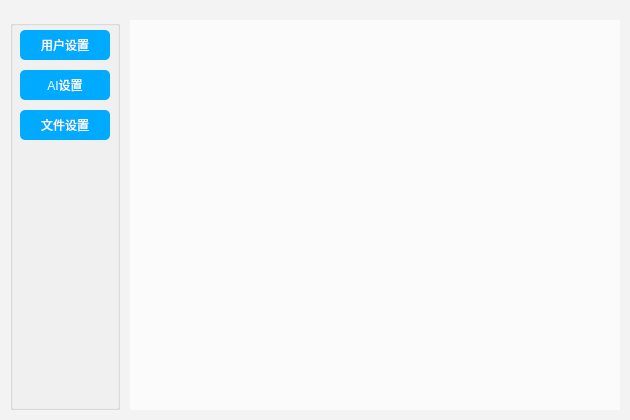
<?xml version="1.0" encoding="UTF-8"?>
<ui version="4.0">
 <class>SetUp</class>
 <widget class="QWidget" name="SetUp">
  <property name="geometry">
   <rect>
    <x>0</x>
    <y>0</y>
    <width>630</width>
    <height>420</height>
   </rect>
  </property>
  <property name="minimumSize">
   <size>
    <width>630</width>
    <height>420</height>
   </size>
  </property>
  <property name="maximumSize">
   <size>
    <width>630</width>
    <height>420</height>
   </size>
  </property>
  <property name="windowTitle">
   <string>Form</string>
  </property>
  <property name="styleSheet">
   <string notr="true">/*全局样式表*/
QWidget#SetUp{	
	background-color: rgb(243, 243, 243);
}

QPushButton#reduce_Btn{
	border:noe;
	image:url(:/new/icons/icons/becurrent/minus.png);
}

QPushButton#clos_Btn{
	border:noe;
	image: url(:/new/icons/icons/becurrent/close.png);
}

QPushButton#reduce_Btn:hover{
	background-color: rgb(217, 217, 217);
}

QPushButton#clos_Btn:hover{
	background-color: rgb(255, 0, 0);
}

/*leftBox局部样式表*/
QPushButton#AiSetup_Btn{
	border-radius:5px;
	background-color: rgb(0, 170, 255);
	font:normal 18px &quot;楷体&quot;;
	color:rgb(255, 255, 255);
}

QPushButton#AiSetup_Btn:hover{
	background-color: rgb(0, 85, 255);
}

QPushButton#fileSetup_Btn{
	border-radius:5px;
	background-color: rgb(0, 170, 255);
	font:normal 18px &quot;楷体&quot;;
	color:rgb(255, 255, 255);
}

QPushButton#fileSetup_Btn:hover{
	background-color: rgb(0, 85, 255);
}

QPushButton#userSetup_Btn{
	border-radius:5px;
	background-color: rgb(0, 170, 255);
	font:normal 18px &quot;楷体&quot;;
	color:rgb(255, 255, 255);
}

QPushButton#userSetup_Btn:hover{
	background-color: rgb(0, 85, 255);
}


/*rightWidget局部样式表*/
QWidget#rightWidget{	
	 background-color: rgba(255, 255, 255,0.7);
}</string>
  </property>
  <widget class="QWidget" name="rightWidget" native="true">
   <property name="geometry">
    <rect>
     <x>130</x>
     <y>20</y>
     <width>490</width>
     <height>390</height>
    </rect>
   </property>
   <property name="minimumSize">
    <size>
     <width>490</width>
     <height>390</height>
    </size>
   </property>
   <property name="maximumSize">
    <size>
     <width>490</width>
     <height>390</height>
    </size>
   </property>
  </widget>
  <widget class="QGroupBox" name="leftBox">
   <property name="geometry">
    <rect>
     <x>10</x>
     <y>20</y>
     <width>110</width>
     <height>390</height>
    </rect>
   </property>
   <property name="minimumSize">
    <size>
     <width>110</width>
     <height>390</height>
    </size>
   </property>
   <property name="maximumSize">
    <size>
     <width>110</width>
     <height>390</height>
    </size>
   </property>
   <property name="title">
    <string/>
   </property>
   <widget class="QPushButton" name="userSetup_Btn">
    <property name="geometry">
     <rect>
      <x>10</x>
      <y>10</y>
      <width>90</width>
      <height>30</height>
     </rect>
    </property>
    <property name="minimumSize">
     <size>
      <width>90</width>
      <height>30</height>
     </size>
    </property>
    <property name="maximumSize">
     <size>
      <width>90</width>
      <height>30</height>
     </size>
    </property>
    <property name="text">
     <string>用户设置</string>
    </property>
   </widget>
   <widget class="QPushButton" name="fileSetup_Btn">
    <property name="geometry">
     <rect>
      <x>10</x>
      <y>90</y>
      <width>90</width>
      <height>30</height>
     </rect>
    </property>
    <property name="minimumSize">
     <size>
      <width>90</width>
      <height>30</height>
     </size>
    </property>
    <property name="maximumSize">
     <size>
      <width>90</width>
      <height>30</height>
     </size>
    </property>
    <property name="text">
     <string>文件设置</string>
    </property>
   </widget>
   <widget class="QPushButton" name="AiSetup_Btn">
    <property name="geometry">
     <rect>
      <x>10</x>
      <y>50</y>
      <width>90</width>
      <height>30</height>
     </rect>
    </property>
    <property name="minimumSize">
     <size>
      <width>90</width>
      <height>30</height>
     </size>
    </property>
    <property name="maximumSize">
     <size>
      <width>90</width>
      <height>30</height>
     </size>
    </property>
    <property name="text">
     <string>AI设置</string>
    </property>
   </widget>
  </widget>
  <widget class="QLabel" name="img_Lab">
   <property name="geometry">
    <rect>
     <x>0</x>
     <y>0</y>
     <width>630</width>
     <height>420</height>
    </rect>
   </property>
   <property name="text">
    <string/>
   </property>
  </widget>
  <widget class="QPushButton" name="clos_Btn">
   <property name="geometry">
    <rect>
     <x>610</x>
     <y>0</y>
     <width>20</width>
     <height>20</height>
    </rect>
   </property>
   <property name="text">
    <string/>
   </property>
  </widget>
  <widget class="QPushButton" name="reduce_Btn">
   <property name="geometry">
    <rect>
     <x>590</x>
     <y>0</y>
     <width>20</width>
     <height>20</height>
    </rect>
   </property>
   <property name="text">
    <string/>
   </property>
  </widget>
  <zorder>img_Lab</zorder>
  <zorder>rightWidget</zorder>
  <zorder>leftBox</zorder>
  <zorder>clos_Btn</zorder>
  <zorder>reduce_Btn</zorder>
 </widget>
 <resources/>
 <connections/>
</ui>
